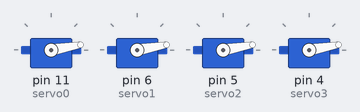
The sketch below on a simulated Arduino Uno, built with avr-gcc and run on an emulated ATmega328P. On the bench: 4 × servo.

Above: at 2.05 s.
At 2.25 s:
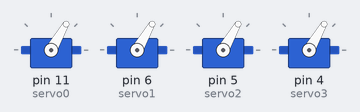
At 2.35 s:
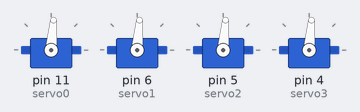
At 2.7 s:
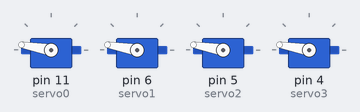
At 3.0 s:
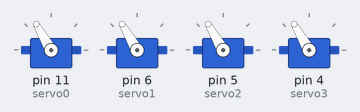
At 3.35 s:
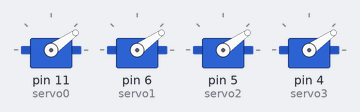
Timing chart, 0 to 5.5 s (numbered marks = the images above):
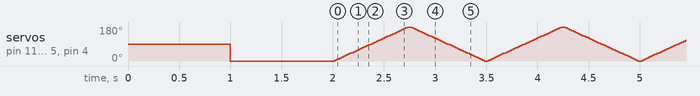

The sketch:

sketch_apr28a.ino
```cpp
#include <Servo.h>

Servo servo0;
Servo servo1;
Servo servo2;
Servo servo3;

void setup() {
  servo0.attach(11); // RAMPS AUX-3 slot 1
  servo1.attach(6);  // RAMPS AUX-3 slot 2
  servo2.attach(5);  // RAMPS AUX-3 slot 3
  servo3.attach(4);  // RAMPS AUX-3 slot 4

  delay(1000); // wait for power stabilization

  servo0.write(0);
  servo1.write(0);
  servo2.write(0);
  servo3.write(0);

  delay(1000);
}

void loop() {
  // sweep all servos 0 -> 180
  for (int pos = 0; pos <= 180; pos += 5) {
    servo0.write(pos);
    servo1.write(pos);
    servo2.write(pos);
    servo3.write(pos);
    delay(20);
  }

  // sweep back 180 -> 0
  for (int pos = 180; pos >= 0; pos -= 5) {
    servo0.write(pos);
    servo1.write(pos);
    servo2.write(pos);
    servo3.write(pos);
    delay(20);
  }
}
```
